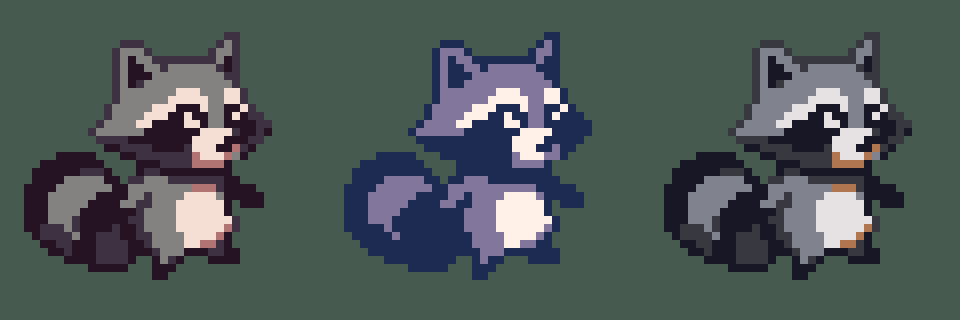
#> input picture backlog/m4/0175-trial/trial_raccoon_source_pal16_palgame_x8.png, 960 x 320 px, given in place of 000.png, which was not available
$ python make_sheet.py ../0175-trial ../0175-trial/trial_before_52px_x6.png
#> lines starting #> are read from the running program, lines starting #| are printed output that depends on the picture
"""Trial 0170: the sheet (x4) and the GIF of the attack's 8 directions, without and with the stick, from the finished frames of the
scratch Projects projC (without; cell 78) and projS (with; cell 92). The baseline cell is placed in the 92 cell by the pivots, so
both line up. Usage: make_sheet.py <scratch> <out folder>"""
import sys
from pathlib import Path

from PIL import Image, ImageDraw

scratch, out = Path(sys.argv[1]), Path(sys.argv[2])
EIGHT = ["s", "sw", "w", "nw", "n", "ne", "e", "se"]
BG = (58, 62, 72, 255)
CELL, DX, DY = 92, 7, 14  # the with-stick cell, and where the 78 cell's origin lands in it (92/2 - 78/2, 82 - 68)


def frame(project: str, direction: str, index: int) -> Image.Image:
    path = scratch / project / "assets/character/mc02/work/finish/color/attack" / direction / f"{index:03d}.png"
    im = Image.open(path).convert("RGBA")
    if project == "projC":
        placed = Image.new("RGBA", (CELL, CELL), (0, 0, 0, 0))
        placed.paste(im, (DX, DY))
        im = placed
    return im


def tile(project: str, direction: str, index: int, scale: int) -> Image.Image:
    base = Image.new("RGBA", (CELL, CELL), BG)
    base.alpha_composite(frame(project, direction, index))
    return base.resize((CELL * scale, CELL * scale), Image.NEAREST)


# the sheet: one row per direction, 6 frames without the stick, then the same 6 with it
picks, scale, gap = [0, 4, 8, 12, 16, 20], 4, 16
w = CELL * scale
sheet = Image.new("RGBA", (2 * len(picks) * w + gap + 60, 8 * w), (20, 20, 24, 255))
draw = ImageDraw.Draw(sheet)
for r, d in enumerate(EIGHT):
    draw.text((6, r * w + w // 2), d, fill=(255, 255, 255, 255))
    for side, project in enumerate(("projC", "projS")):
        for c, i in enumerate(picks):
            sheet.alpha_composite(tile(project, d, i, scale), (60 + side * (len(picks) * w + gap) + c * w, r * w))
#> in tile, `base = Image.new("RGBA", (CELL, CELL), BG)`:
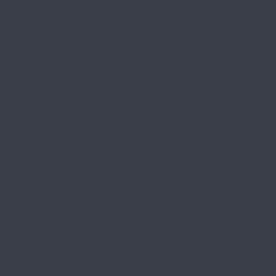
#> base: PIL image 92x92 RGBA (shown 3 times larger); mean R, G, B, A 58, 62, 72, 255
#> in frame, im is the input picture: PIL image 960x320 RGBA; mean R, G, B, A 78, 89, 89, 255
#> in frame, `placed = Image.new("RGBA", (CELL, CELL), (0, 0, 0, 0))`: placed: PIL image 92x92 RGBA; every value is 0
#> in frame, `placed.paste(im, (DX, DY))`:
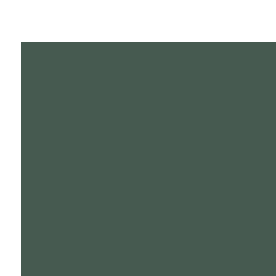
#> placed: PIL image 92x92 RGBA (shown 3 times larger); mean R, G, B, A 54.8, 70.5, 62.7, 199.7; transparent parts drawn white
#> in tile, `base.alpha_composite(frame(project, direction, index))`:
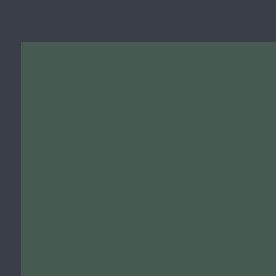
#> base: PIL image 92x92 RGBA (shown 3 times larger); mean R, G, B, A 67.4, 83.9, 78.3, 255
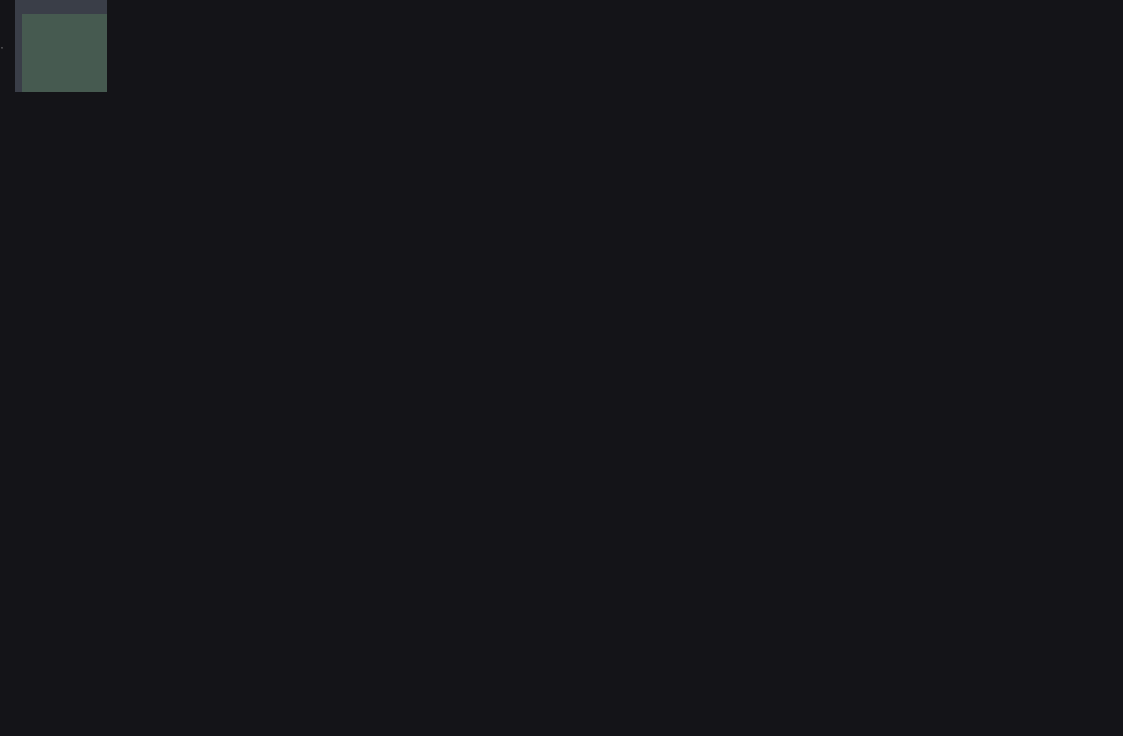
#> sheet: PIL image 4492x2944 RGBA (shown at 1/4 size); mean R, G, B, A 20.5, 20.7, 24.6, 255
#> (the run stopped early here; a loop or call above may not have finished)
